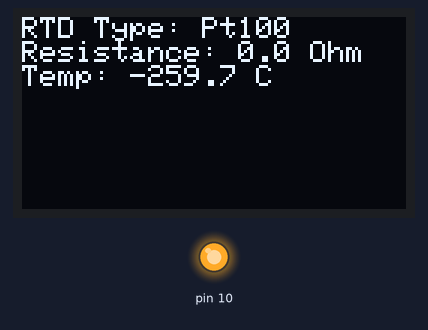
A sketch run on a simulated Arduino Uno, built with avr-gcc and run on an emulated ATmega328P. Parts: 128×64 one-colour display, output pins drawn as LEDs (lit = HIGH). Pins used as bus, display or sensor lines are not drawn; what the sketch prints to the serial monitor is not drawn.

Above: at 0.2 s.

The sketch:

Octavia_Carbon.ino
```cpp
#include <SPI.h>
#include <Wire.h>
#include <Adafruit_GFX.h>
#include <Adafruit_SSD1306.h>

// OLED Settings
#define SCREEN_WIDTH 128
#define SCREEN_HEIGHT 64
Adafruit_SSD1306 display(SCREEN_WIDTH, SCREEN_HEIGHT, &Wire, -1);

// ADS1118 SPI
#define CS 5    // D5
#define V_REF 3.3  // ADS1118 reference voltage
#define GAIN 51.0  // INA333 gain
#define RTD_CURRENT 0.001  // 1 mA from LM134

// RTD constants
#define ALPHA 0.00385  // 3850 ppm/°C

void setup() {
  Serial.begin(115200);
  SPI.begin(); // SCK=18, MISO=19, MOSI=23, CS=5
  pinMode(CS, OUTPUT);
  digitalWrite(CS, HIGH);

  if (!display.begin(SSD1306_SWITCHCAPVCC, 0x3C)) {
    Serial.println(F("OLED not found"));
    while (1);
  }
  display.clearDisplay();
  display.setTextSize(1);
  display.setTextColor(SSD1306_WHITE);
  delay(100);
}

uint16_t readADS1118() {
  uint16_t config = 0b1000001000000011; // AIN0-AIN1, ±4.096V, single-shot
  byte configMSB = config >> 8;
  byte configLSB = config & 0xFF;

  digitalWrite(CS, LOW);
  SPI.transfer(configMSB);
  SPI.transfer(configLSB);
  digitalWrite(CS, HIGH);

  delay(10); // Wait for conversion

  digitalWrite(CS, LOW);
  byte resMSB = SPI.transfer(0x00);
  byte resLSB = SPI.transfer(0x00);
  digitalWrite(CS, HIGH);

  return ((resMSB << 8) | resLSB);
}

void loop() {
  int16_t raw = readADS1118();
  float voltage = (raw * V_REF) / 32768.0;
  float rtd_voltage = voltage / GAIN;
  float rtd_resistance = rtd_voltage / RTD_CURRENT;

  // Determine RTD type from resistance range
  String rtdType;
  float tempC;
  if (rtd_resistance < 200.0) {
    rtdType = "Pt100";
    tempC = (rtd_resistance - 100.0) / (ALPHA * 100.0);
  } else {
    rtdType = "Pt1000";
    tempC = (rtd_resistance - 1000.0) / (ALPHA * 1000.0);
  }

  // Output to Serial
  Serial.print("RTD: ");
  Serial.print(rtdType);
  Serial.print(" | Resistance: ");
  Serial.print(rtd_resistance, 2);
  Serial.print(" Ohms | Temp: ");
  Serial.print(tempC, 2);
  Serial.println(" C");

  // Output to OLED
  display.clearDisplay();
  display.setCursor(0, 0);
  display.print("RTD Type: "); display.println(rtdType);
  display.print("Resistance: "); display.print(rtd_resistance, 1); display.println(" Ohm");
  display.print("Temp: "); display.print(tempC, 1); display.println(" C");
  display.display();

  delay(1000);
}
```
